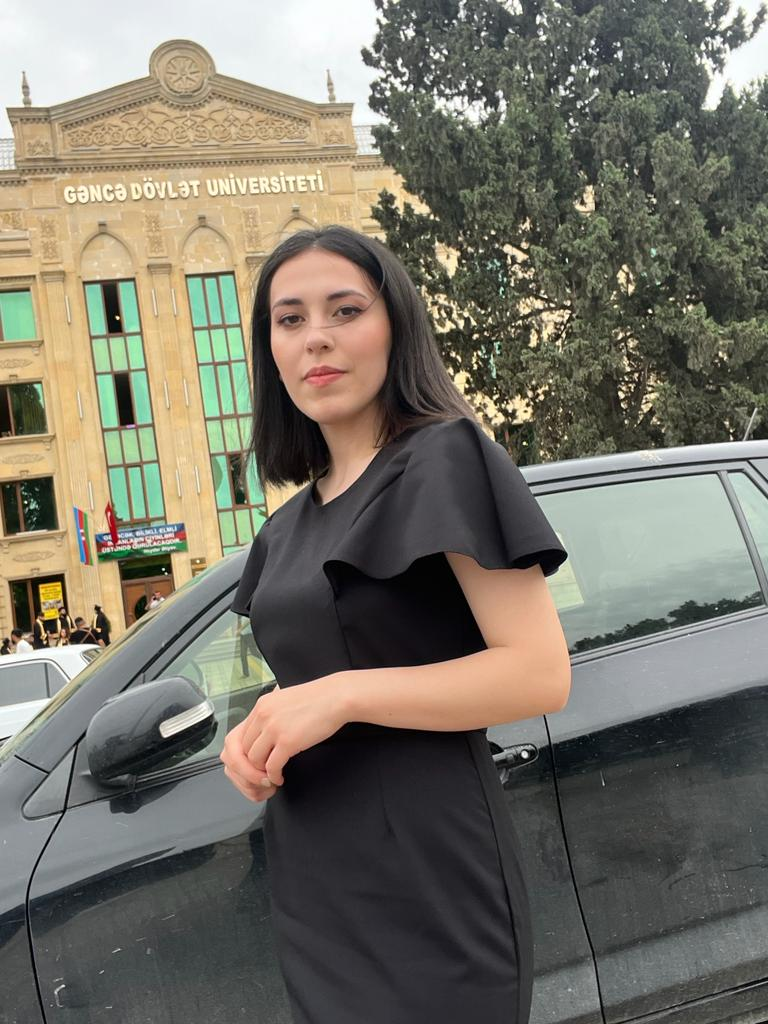
#> input picture Computer Vision/images/grad_pic.jpg, 768 x 1024 px
$ jupyter execute digit_recognition.ipynb
#> lines starting #> are read from the running program, lines starting #| are printed output that depends on the picture; after the words box and inside, x2 and y2 are one past the last pixel; in counts of white or black regions, pixels touching at a corner belong together
[cell 1]
import numpy as np
import cv2 as cv
import matplotlib.pyplot as plt

# Data prep

[cell 2]
img=cv.imread('./images/grad_pic.jpg')
#> img is the input picture: shape (1024, 768, 3); mean B, G, R 103.7, 115.5, 119.2
img.shape
#> Out = (1024, 768, 3)

[cell 3]
def contour_coordinates(contour):
    area = cv.contourArea(contour)
    if area>10:
        M = cv.moments(contour)
        return (int(M['m10']/ M['m00']))

[cell 4]
# A simple rectangle contour centered around x=100
fake_contour = np.array([
    [[80, 50]],
    [[120, 50]],
    [[120, 90]],
    [[80, 90]]
], dtype=np.int32)

[cell 5]
result = contour_coordinates(fake_contour)
print(f"X-center: {result}")  # Should print something close to 100

[cell 6]
def draw_square(image):
    b = [0,0,0]
    h, w = image.shape[0], image.shape[1]
    if h==w:
        square = image
        return square
    else:
        new_dimensions = (w * 2, h * 2)
        resized_img = cv.resize(img, new_dimensions, interpolation=cv.INTER_CUBIC)
        if h>w:
            padding = (h-w)/2
            dst = cv.copyMakeBorder(resized_img, 0,padding, padding , cv.BORDER_CONSTANT, value = b)
        else:
            dst = cv.copyMakeBorder(resized_img, padding, padding, 0, 0, cv.BORDER_CONSTANT, value=[0, 0, 0])
    return dst

[cell 7]
def resize_img(image, dim):
    dim-=4
    squared = img
    r = (float(dim)/squared.shape[1])
    d = (dim, int(squared.shape[0]*r))
    resized = cv.resize(image, d, interpolation=cv.INTER_AREA)
    height, width = resized.shape[0], resized.shape[1]
    if height>width:
        resized = cv.copyMakeBorder(resized, 0, 0, 0,1, cv.BORDER_CONSTANT, value=[0,0,0])
    else:
        resized = cv.copyMakeBorder(resized, 1,0,0, 0, cv.BORDER_CONSTANT, value=[0,0,0])
    resized = cv.copyMakeBorder(resized, 2,2,2,2, cv.BORDER_CONSTANT, value=[0,0,0])
    height, width = resized.shape[0], resized.shape[1]
    return resized

# KNN

[cell 8]
or_img = cv.imread('./images/digits (1).png')
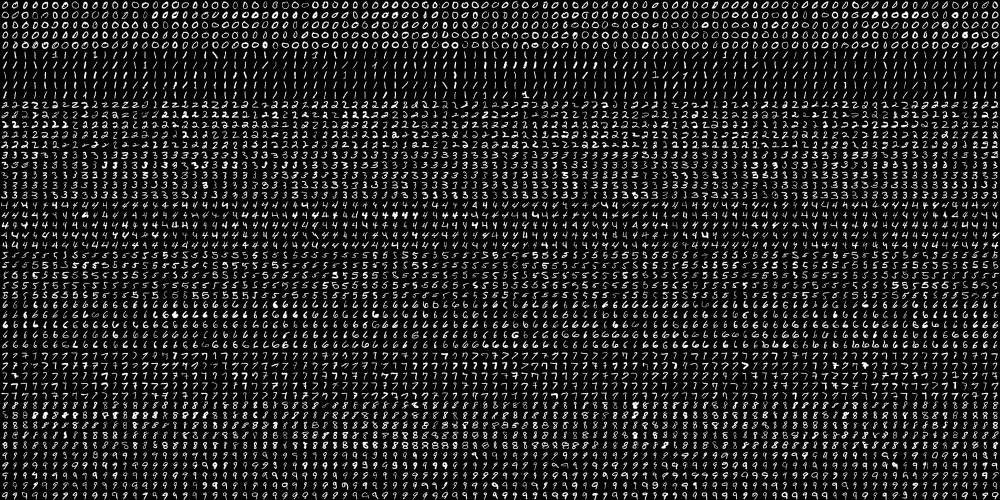
#> input picture Computer Vision/images/digits (1).png, 2000 x 1000 px (shown at 1/2 size)
#> or_img is the input picture: shape (1000, 2000, 3); min 0, max 255, mean 33.8
or_img.shape
#> Out = (1000, 2000, 3)

[cell 9]
gray_img = cv.cvtColor(or_img, cv.COLOR_BGR2GRAY)
gray_img.shape
#> Out = (1000, 2000)

[cell 10]
resized = cv.pyrDown(gray_img)
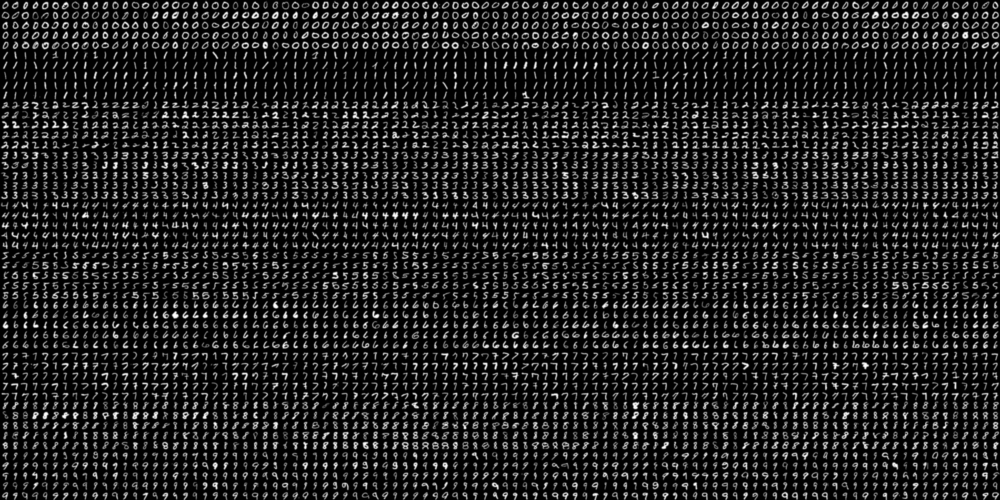
#> resized: shape (500, 1000); min 0, max 253, mean 33.8
resized.shape
#> Out = (500, 1000)

[cell 11]
resized_rgb = cv.cvtColor(resized, cv.COLOR_BGR2RGB)
plt.imshow(resized_rgb);

[cell 12]
# 50 rows, 100 columns
arr = [np.hsplit(i, 100) for i in np.vsplit(gray_img, 50)]
#> arr = 50 items
arr = np.array(arr)
arr.shape
#> Out = (50, 100, 20, 20)

[cell 13]
# train  set
X_train = arr[:, :70].reshape(-1, 400).astype(np.float32)
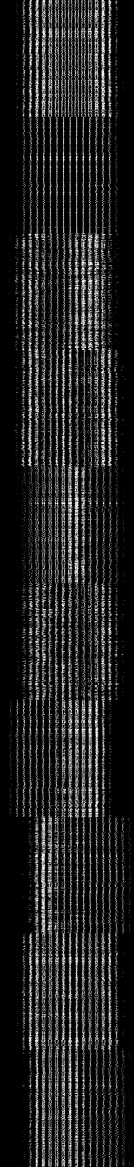
#> X_train: shape (3500, 400) float32 (shown at 1/3 size); min 0, max 255, mean 33.8
X_train.shape
#> Out = (3500, 400)

[cell 14]
# test set
X_test = arr[:, 70:100].reshape(-1, 400).astype(np.float32)
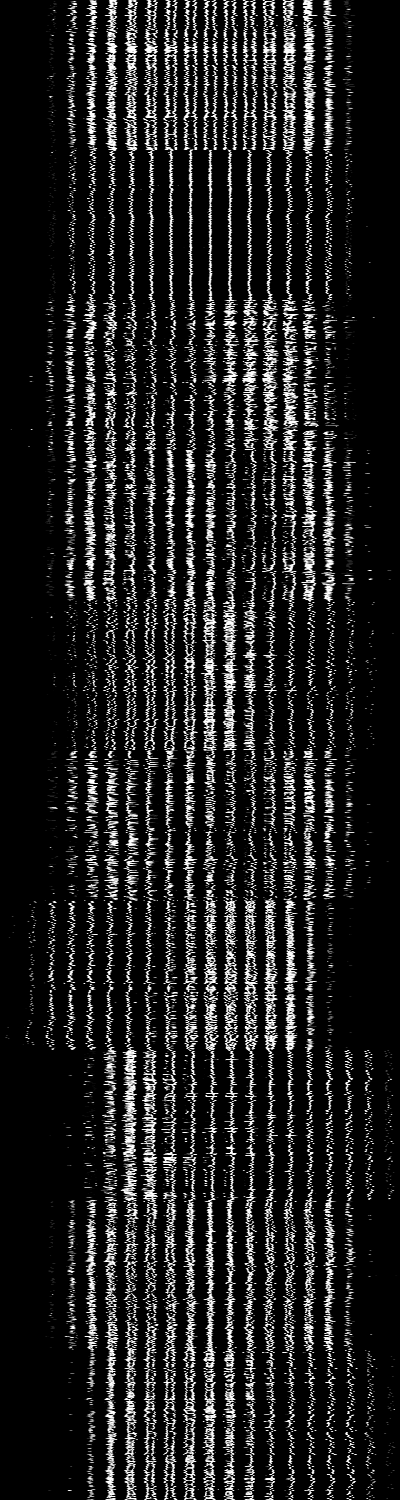
#> X_test: shape (1500, 400) float32; min 0, max 255, mean 33.8
X_test.shape

[cell 15]
# label
labels = [0,1,2,3,4,5,6,7,8,9]
y_train = np.repeat(labels, 350)[:, np.newaxis]

y_test = np.repeat(labels, 150)[:, np.newaxis]
y_train.shape, y_test.shape

[cell 16]
# KNN classifier
knn_classifier = cv.ml.KNearest_create()
knn_classifier.train(X_train, cv.ml.ROW_SAMPLE, y_train)
#> Out = True

[cell 17]
response, result, neighbours, distance = knn_classifier.findNearest(X_test, k = 3)
#> response = 0; result = 1500 values, max 9 at index 546, min 0 at index 0, mean 4.46; neighbours = 1500 rows, first 8: [0, 0, 0], [0, 0, 0], [0, 0, 0], [0, 0, 0], [0, 0, 0], [0, 0, 0], [0, 0, 0], [0, 0, 0]; distance = 1500 rows, first 8: [771799, 787246, 821341], [916008, 1053323, 1083589], [452262, 472470, 523199], [699510, 717288, 728714], [506154, 571763, 631203], [630256, 699302, 711550], [688307, 697413, 722577], [629131, 681500, 744434]

[cell 18]
# accuracy
np.count_nonzero(result == y_test)/y_test.shape[0] *100
#> Out = 93.47

# Evaluation

[cell 19]
text = cv.imread('./images/text (1).jpg')
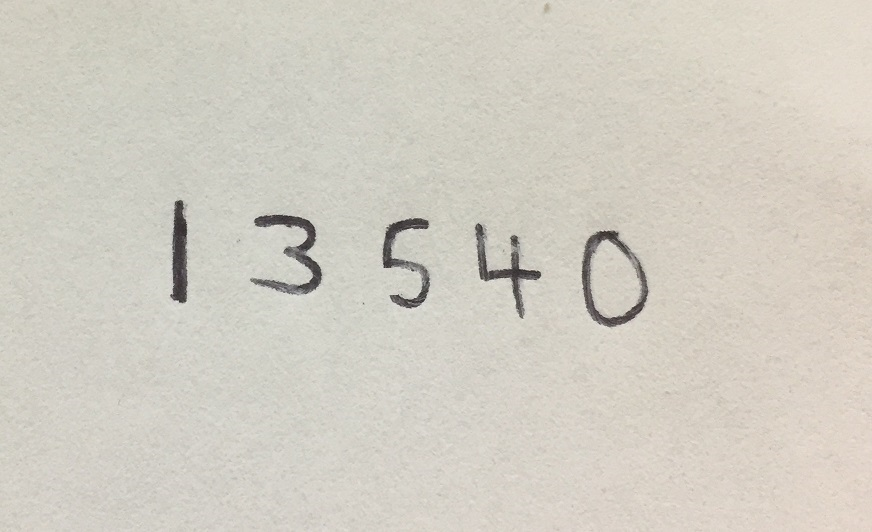
#> input picture Computer Vision/images/text (1).jpg, 872 x 532 px
#> text is the input picture: shape (532, 872, 3); mean B, G, R 195.2, 205.6, 209.7
text_plt = cv.cvtColor(text, cv.COLOR_BGR2RGB)
plt.imshow(text_plt);

[cell 20]
gray_txt = cv.cvtColor(text, cv.COLOR_BGR2GRAY)
plt.imshow(cv.cvtColor(gray_txt, cv.COLOR_BGR2RGB));

[cell 21]
blurred = cv.GaussianBlur(gray_txt, (5,5), 0)
plt.imshow(cv.cvtColor(blurred, cv.COLOR_BGR2RGB));

[cell 22]
edges = cv.Canny(blurred, 30, 150)
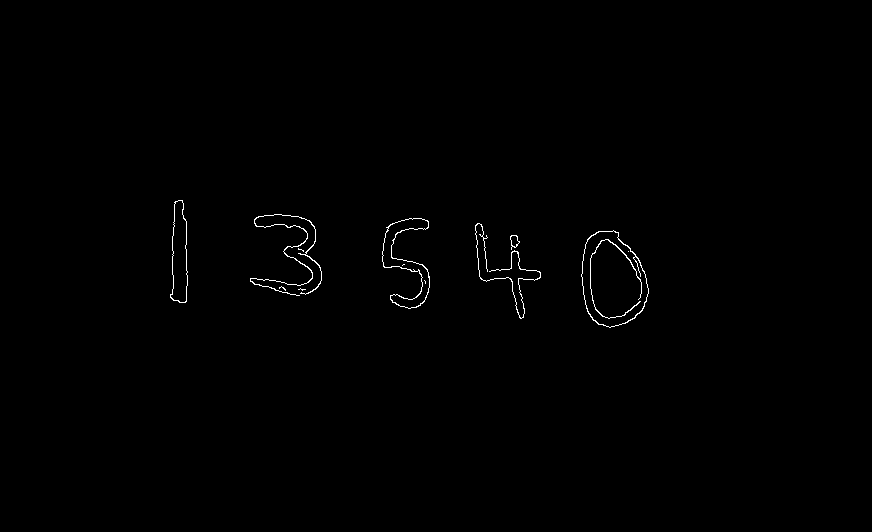
#> edges: shape (532, 872); 0.45% white in thin lines or dots, all inside (x1, y1, x2, y2) = (170, 200, 649, 328)
plt.imshow(cv.cvtColor(edges, cv.COLOR_BGR2RGB));

[cell 23]
edges_copy = edges.copy()
# 1. Load image and convert to binary/edges (e.g., Canny)
# 2. Use RETR_EXTERNAL or RETR_TREE
# 3. Use CHAIN_APPROX_SIMPLE to save memory
contours,_ = cv.findContours(edges_copy, cv.RETR_EXTERNAL, cv.CHAIN_APPROX_SIMPLE)
#> contours = 9 contours, 3 with area under 20; largest, box (x1, y1, x2, y2) and area: (581, 230, 649, 328) 4854, (382, 218, 430, 309) 1474, (170, 200, 188, 303) 1286, (250, 214, 322, 296) 92, (510, 235, 520, 250) 75, (475, 223, 541, 319) 28
len(contours)
#> Out = 9

[cell 24]
contours = sorted(contours, key=lambda c: contour_coordinates(c) or 0, reverse=False)
len(contours)
#> Out = 9

[cell 25]
contours[0]
#> Out = contour of 9 points, box (x1, y1, x2, y2) (298, 288, 306, 291), area 1
